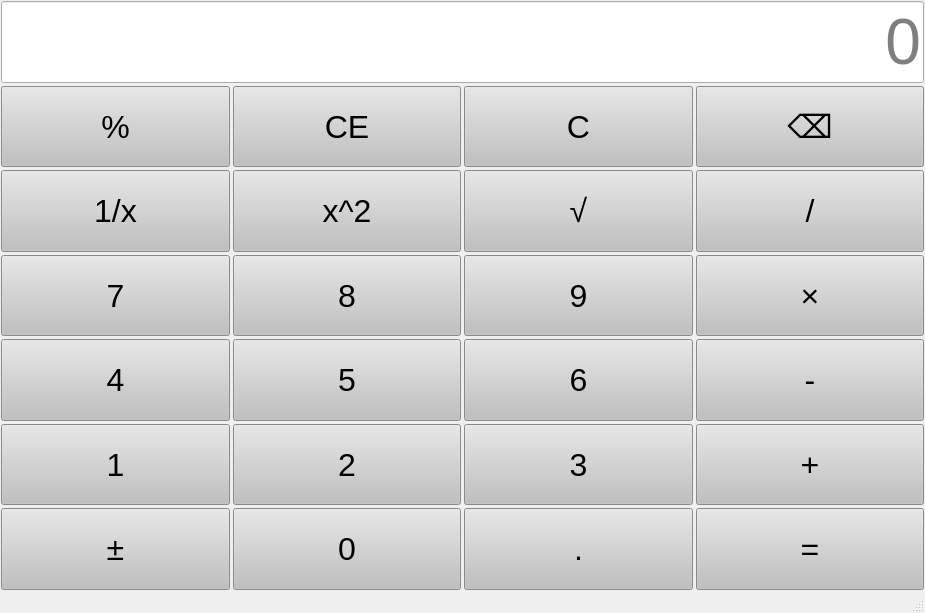
<?xml version="1.0" encoding="UTF-8"?>
<ui version="4.0">
 <class>MainWindow</class>
 <widget class="QMainWindow" name="MainWindow">
  <property name="geometry">
   <rect>
    <x>0</x>
    <y>0</y>
    <width>925</width>
    <height>613</height>
   </rect>
  </property>
  <property name="windowTitle">
   <string>MainWindow</string>
  </property>
  <property name="layoutDirection">
   <enum>Qt::LayoutDirection::LeftToRight</enum>
  </property>
  <property name="styleSheet">
   <string notr="true">QPushButton{
background-color:rgb(192,192,192);
font-size:24pt;
}

QLineEdit{
	font-size:48pt;
}</string>
  </property>
  <property name="animated">
   <bool>true</bool>
  </property>
  <widget class="QWidget" name="centralwidget">
   <layout class="QVBoxLayout" name="verticalLayout">
    <property name="spacing">
     <number>3</number>
    </property>
    <property name="leftMargin">
     <number>1</number>
    </property>
    <property name="topMargin">
     <number>1</number>
    </property>
    <property name="rightMargin">
     <number>1</number>
    </property>
    <property name="bottomMargin">
     <number>1</number>
    </property>
    <item>
     <layout class="QGridLayout" name="gridLayout">
      <item row="1" column="2">
       <widget class="QPushButton" name="btnC">
        <property name="sizePolicy">
         <sizepolicy hsizetype="Minimum" vsizetype="Minimum">
          <horstretch>0</horstretch>
          <verstretch>0</verstretch>
         </sizepolicy>
        </property>
        <property name="text">
         <string>C</string>
        </property>
       </widget>
      </item>
      <item row="6" column="1">
       <widget class="QPushButton" name="btn0">
        <property name="sizePolicy">
         <sizepolicy hsizetype="Minimum" vsizetype="Minimum">
          <horstretch>0</horstretch>
          <verstretch>0</verstretch>
         </sizepolicy>
        </property>
        <property name="text">
         <string>0</string>
        </property>
       </widget>
      </item>
      <item row="5" column="1">
       <widget class="QPushButton" name="btn2">
        <property name="sizePolicy">
         <sizepolicy hsizetype="Minimum" vsizetype="Minimum">
          <horstretch>0</horstretch>
          <verstretch>0</verstretch>
         </sizepolicy>
        </property>
        <property name="text">
         <string>2</string>
        </property>
       </widget>
      </item>
      <item row="1" column="1">
       <widget class="QPushButton" name="btnce">
        <property name="sizePolicy">
         <sizepolicy hsizetype="Minimum" vsizetype="Minimum">
          <horstretch>0</horstretch>
          <verstretch>0</verstretch>
         </sizepolicy>
        </property>
        <property name="text">
         <string>CE</string>
        </property>
       </widget>
      </item>
      <item row="3" column="1">
       <widget class="QPushButton" name="btn8">
        <property name="sizePolicy">
         <sizepolicy hsizetype="Minimum" vsizetype="Minimum">
          <horstretch>0</horstretch>
          <verstretch>0</verstretch>
         </sizepolicy>
        </property>
        <property name="text">
         <string>8</string>
        </property>
       </widget>
      </item>
      <item row="5" column="3">
       <widget class="QPushButton" name="btnjia">
        <property name="sizePolicy">
         <sizepolicy hsizetype="Minimum" vsizetype="Minimum">
          <horstretch>0</horstretch>
          <verstretch>0</verstretch>
         </sizepolicy>
        </property>
        <property name="text">
         <string>+</string>
        </property>
       </widget>
      </item>
      <item row="2" column="3">
       <widget class="QPushButton" name="btnchu">
        <property name="sizePolicy">
         <sizepolicy hsizetype="Minimum" vsizetype="Minimum">
          <horstretch>0</horstretch>
          <verstretch>0</verstretch>
         </sizepolicy>
        </property>
        <property name="text">
         <string>/</string>
        </property>
       </widget>
      </item>
      <item row="2" column="1">
       <widget class="QPushButton" name="btnx2">
        <property name="sizePolicy">
         <sizepolicy hsizetype="Minimum" vsizetype="Minimum">
          <horstretch>0</horstretch>
          <verstretch>0</verstretch>
         </sizepolicy>
        </property>
        <property name="text">
         <string>x^2</string>
        </property>
       </widget>
      </item>
      <item row="4" column="3">
       <widget class="QPushButton" name="btnjian">
        <property name="sizePolicy">
         <sizepolicy hsizetype="Minimum" vsizetype="Minimum">
          <horstretch>0</horstretch>
          <verstretch>0</verstretch>
         </sizepolicy>
        </property>
        <property name="text">
         <string>-</string>
        </property>
       </widget>
      </item>
      <item row="2" column="2">
       <widget class="QPushButton" name="btngenhao">
        <property name="sizePolicy">
         <sizepolicy hsizetype="Minimum" vsizetype="Minimum">
          <horstretch>0</horstretch>
          <verstretch>0</verstretch>
         </sizepolicy>
        </property>
        <property name="text">
         <string>√</string>
        </property>
       </widget>
      </item>
      <item row="4" column="0">
       <widget class="QPushButton" name="btn4">
        <property name="sizePolicy">
         <sizepolicy hsizetype="Minimum" vsizetype="Minimum">
          <horstretch>0</horstretch>
          <verstretch>0</verstretch>
         </sizepolicy>
        </property>
        <property name="text">
         <string>4</string>
        </property>
       </widget>
      </item>
      <item row="2" column="0">
       <widget class="QPushButton" name="btn1x">
        <property name="sizePolicy">
         <sizepolicy hsizetype="Minimum" vsizetype="Minimum">
          <horstretch>0</horstretch>
          <verstretch>0</verstretch>
         </sizepolicy>
        </property>
        <property name="text">
         <string>1/x</string>
        </property>
       </widget>
      </item>
      <item row="6" column="2">
       <widget class="QPushButton" name="btnxiaoshudian">
        <property name="sizePolicy">
         <sizepolicy hsizetype="Minimum" vsizetype="Minimum">
          <horstretch>0</horstretch>
          <verstretch>0</verstretch>
         </sizepolicy>
        </property>
        <property name="text">
         <string>.</string>
        </property>
       </widget>
      </item>
      <item row="3" column="3">
       <widget class="QPushButton" name="btncheng">
        <property name="sizePolicy">
         <sizepolicy hsizetype="Minimum" vsizetype="Minimum">
          <horstretch>0</horstretch>
          <verstretch>0</verstretch>
         </sizepolicy>
        </property>
        <property name="text">
         <string>×</string>
        </property>
       </widget>
      </item>
      <item row="5" column="2">
       <widget class="QPushButton" name="btn3">
        <property name="sizePolicy">
         <sizepolicy hsizetype="Minimum" vsizetype="Minimum">
          <horstretch>0</horstretch>
          <verstretch>0</verstretch>
         </sizepolicy>
        </property>
        <property name="text">
         <string>3</string>
        </property>
       </widget>
      </item>
      <item row="5" column="0">
       <widget class="QPushButton" name="btn1">
        <property name="sizePolicy">
         <sizepolicy hsizetype="Minimum" vsizetype="Minimum">
          <horstretch>0</horstretch>
          <verstretch>0</verstretch>
         </sizepolicy>
        </property>
        <property name="text">
         <string>1</string>
        </property>
       </widget>
      </item>
      <item row="4" column="1">
       <widget class="QPushButton" name="btn5">
        <property name="sizePolicy">
         <sizepolicy hsizetype="Minimum" vsizetype="Minimum">
          <horstretch>0</horstretch>
          <verstretch>0</verstretch>
         </sizepolicy>
        </property>
        <property name="text">
         <string>5</string>
        </property>
       </widget>
      </item>
      <item row="6" column="0">
       <widget class="QPushButton" name="btnjiajian">
        <property name="sizePolicy">
         <sizepolicy hsizetype="Minimum" vsizetype="Minimum">
          <horstretch>0</horstretch>
          <verstretch>0</verstretch>
         </sizepolicy>
        </property>
        <property name="text">
         <string>±</string>
        </property>
       </widget>
      </item>
      <item row="0" column="0" colspan="4">
       <widget class="QLineEdit" name="display">
        <property name="sizePolicy">
         <sizepolicy hsizetype="Expanding" vsizetype="Preferred">
          <horstretch>0</horstretch>
          <verstretch>0</verstretch>
         </sizepolicy>
        </property>
        <property name="alignment">
         <set>Qt::AlignmentFlag::AlignRight|Qt::AlignmentFlag::AlignTrailing|Qt::AlignmentFlag::AlignVCenter</set>
        </property>
        <property name="placeholderText">
         <string>0</string>
        </property>
       </widget>
      </item>
      <item row="1" column="0">
       <widget class="QPushButton" name="btnbaifen">
        <property name="sizePolicy">
         <sizepolicy hsizetype="Minimum" vsizetype="Minimum">
          <horstretch>0</horstretch>
          <verstretch>0</verstretch>
         </sizepolicy>
        </property>
        <property name="text">
         <string>%</string>
        </property>
       </widget>
      </item>
      <item row="3" column="2">
       <widget class="QPushButton" name="btn9">
        <property name="sizePolicy">
         <sizepolicy hsizetype="Minimum" vsizetype="Minimum">
          <horstretch>0</horstretch>
          <verstretch>0</verstretch>
         </sizepolicy>
        </property>
        <property name="text">
         <string>9</string>
        </property>
       </widget>
      </item>
      <item row="4" column="2">
       <widget class="QPushButton" name="btn6">
        <property name="sizePolicy">
         <sizepolicy hsizetype="Minimum" vsizetype="Minimum">
          <horstretch>0</horstretch>
          <verstretch>0</verstretch>
         </sizepolicy>
        </property>
        <property name="text">
         <string>6</string>
        </property>
       </widget>
      </item>
      <item row="3" column="0">
       <widget class="QPushButton" name="btn7">
        <property name="sizePolicy">
         <sizepolicy hsizetype="Minimum" vsizetype="Minimum">
          <horstretch>0</horstretch>
          <verstretch>0</verstretch>
         </sizepolicy>
        </property>
        <property name="text">
         <string>7</string>
        </property>
       </widget>
      </item>
      <item row="1" column="3">
       <widget class="QPushButton" name="btnshanchu">
        <property name="sizePolicy">
         <sizepolicy hsizetype="Minimum" vsizetype="Minimum">
          <horstretch>0</horstretch>
          <verstretch>0</verstretch>
         </sizepolicy>
        </property>
        <property name="text">
         <string>⌫</string>
        </property>
       </widget>
      </item>
      <item row="6" column="3">
       <widget class="QPushButton" name="btndengyv">
        <property name="sizePolicy">
         <sizepolicy hsizetype="Minimum" vsizetype="Minimum">
          <horstretch>0</horstretch>
          <verstretch>0</verstretch>
         </sizepolicy>
        </property>
        <property name="text">
         <string>=</string>
        </property>
       </widget>
      </item>
     </layout>
    </item>
   </layout>
  </widget>
  <widget class="QMenuBar" name="menubar">
   <property name="geometry">
    <rect>
     <x>0</x>
     <y>0</y>
     <width>925</width>
     <height>25</height>
    </rect>
   </property>
  </widget>
  <widget class="QStatusBar" name="statusbar"/>
 </widget>
 <resources/>
 <connections/>
</ui>
